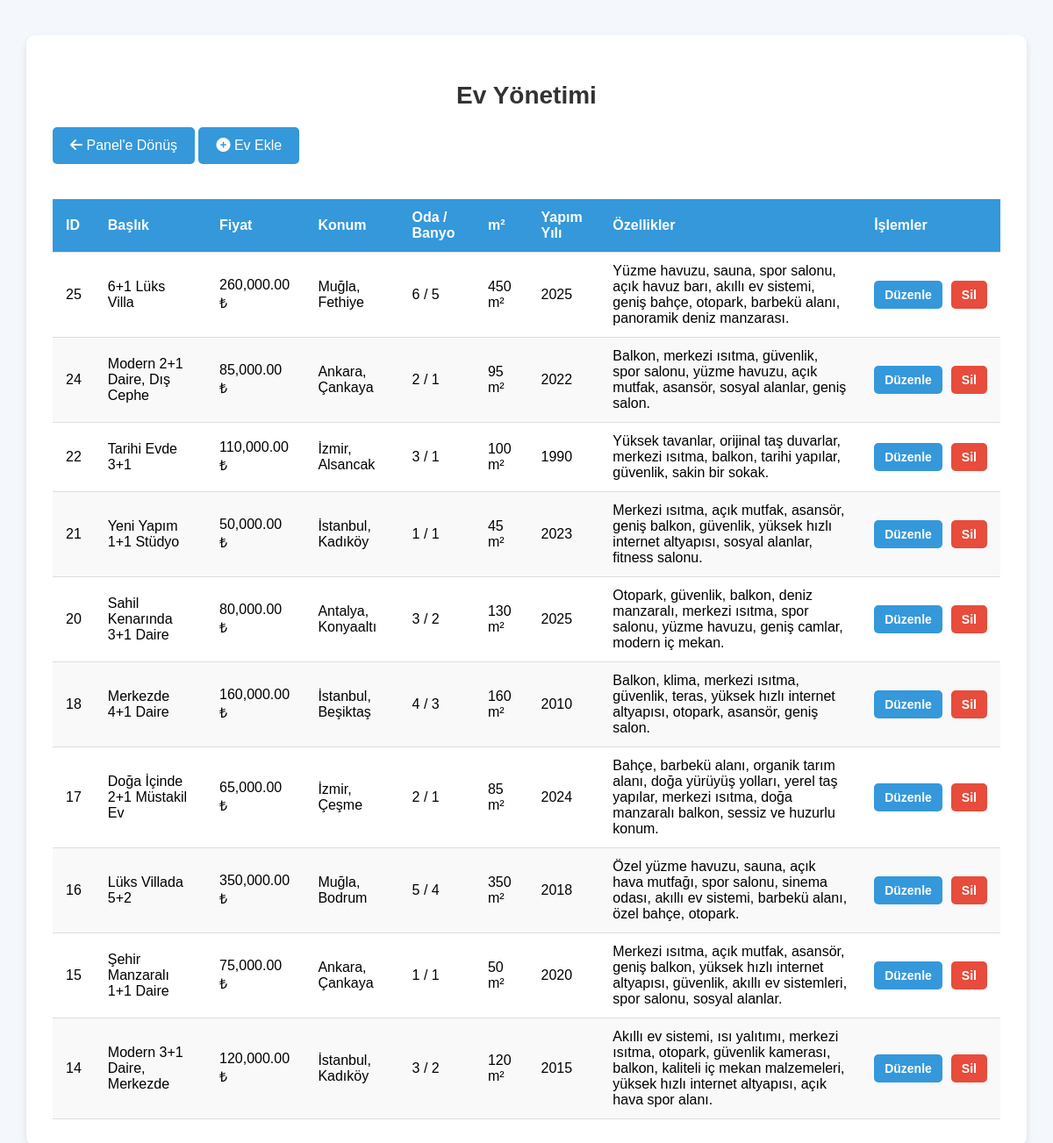
The page /admin/manage_houses.php (signed in) on the database its author committed.
### tables this page shows
CREATE TABLE `houses` (
  `id` int(11) NOT NULL,
  `user_id` int(11) NOT NULL,
  `title` varchar(255) NOT NULL,
  `description` text NOT NULL,
  `price` decimal(10,2) NOT NULL,
  `image` varchar(255) DEFAULT NULL,
  `created_at` timestamp NOT NULL DEFAULT current_timestamp(),
  `location` varchar(255) DEFAULT NULL,
  `size` int(11) DEFAULT NULL,
  `bedrooms` int(11) DEFAULT NULL,
  `bathrooms` int(11) DEFAULT NULL,
  `year_built` year(4) DEFAULT NULL,
  `features` text DEFAULT NULL,
  `status` varchar(20) DEFAULT 'available'
);

### admin/manage_houses.php (the view, shortened to what this page needs)
<?php
$conn = new mysqli("localhost", "root", "", "house_rental");
$sql = "SELECT * FROM houses ORDER BY created_at DESC";
$result = $conn->query($sql);
?>
<!DOCTYPE html>
<html lang="tr">
<head>
    <link rel="stylesheet" href="https://cdnjs.cloudflare.com/ajax/libs/font-awesome/6.0.0-beta3/css/all.min.css">
</head>
<body>
<div class="container">
    <h2>Ev Yönetimi</h2>
    <a href="./dashboard.php" class="button"><i class="fas fa-arrow-left"></i> Panel'e Dönüş</a>
    <a href="./add_house.php" class="button"><i class="fas fa-plus-circle"></i> Ev Ekle</a>
    <?php if ($result->num_rows > 0): ?>
        <div class="table-responsive">
            <table>
                <thead>
                    <tr>
                        <th>ID</th>
                        <th>Başlık</th>
                        <th>Fiyat</th>
                        <th>Konum</th>
                        <th>Oda / Banyo</th>
                        <th>m²</th>
                        <th>Yapım Yılı</th>
                        <th>Özellikler</th>
                        <th>İşlemler</th>
                    </tr>
                </thead>
                <tbody>
                    <?php while ($row = $result->fetch_assoc()): ?>
                        <tr>
                            <td><?= $row['id']; ?></td>
                            <td><?= htmlspecialchars($row['title']); ?></td>
                            <td><?= number_format($row['price'], 2); ?> ₺</td>
                            <td><?= htmlspecialchars($row['location']); ?></td>
                            <td><?= $row['bedrooms']; ?> / <?= $row['bathrooms']; ?></td>
                            <td><?= $row['size']; ?> m²</td>
                            <td><?= $row['year_built']; ?></td>
                            <td><?= htmlspecialchars($row['features']); ?></td>
                            <td>
                                <div class="actions">
                                    <a href="edit_house.php?id=<?= $row['id']; ?>" class="btn btn-info">Düzenle</a>
                                    <a href="delete_house.php?id=<?= $row['id']; ?>" class="btn btn-danger" onclick="return confirm('Bu evi silmek istediğinize emin misiniz?');">Sil</a>
                                </div>
                            </td>
                        </tr>
                    <?php endwhile; ?>
                </tbody>
            </table>
        </div>
    <?php else: ?>
        <div class="alert-warning">
            Henüz eklenmiş ev bulunmuyor.
        </div>
    <?php endif; ?>
</div>
</body>
</html>

### admin/manage_houses.php (style rules this page uses)
body { font-family: Arial, sans-serif; background-color: #f4f7fc; margin: 0; padding: 0; }
.container { width: 90%; max-width: 1200px; margin: 40px auto; background-color: #fff; padding: 30px; border-radius: 10px; box-shadow: 0 4px 8px rgba(0, 0, 0, 0.1); }
h2 { color: #333; font-size: 28px; margin-bottom: 20px; text-align: center; }
.button { background-color: #3498db; color: white; padding: 12px 20px; border: none; border-radius: 5px; text-decoration: none; display: inline-block; margin-bottom: 20px; }
.table-responsive { margin-top: 20px; }
table { width: 100%; border-collapse: collapse; }
th, td { padding: 12px 15px; text-align: left; border-bottom: 1px solid #ddd; }
th { background-color: #3498db; color: white; }
tr:nth-child(even) { background-color: #f9f9f9; }
td a { color: #3498db; text-decoration: none; font-weight: bold; }
.actions { display: flex; gap: 10px; }
.actions .btn { padding: 8px 12px; border-radius: 5px; font-size: 14px; text-decoration: none; color: white; }
.btn-info { background-color: #3498db; }
.btn-danger { background-color: #e74c3c; }

### rows shown on the page
houses: id "25", title "6+1 Lüks Villa", price "260,000.00", location "Muğla, Fethiye", bedrooms "6", bathrooms "5", size "450", year_built "2025", features "Yüzme havuzu, sauna, spor salonu, açık havuz barı, akıllı ev sistemi, geniş bahçe, otopark, barbekü alanı, panoramik deniz manzarası."
houses: id "24", title "Modern 2+1 Daire, Dış Cephe", price "85,000.00", location "Ankara, Çankaya", bedrooms "2", bathrooms "1", size "95", year_built "2022", features "Balkon, merkezi ısıtma, güvenlik, spor salonu, yüzme havuzu, açık mutfak, asansör, sosyal alanlar, geniş salon."
houses: id "22", title "Tarihi Evde 3+1", price "110,000.00", location "İzmir, Alsancak", bedrooms "3", bathrooms "1", size "100", year_built "1990", features "Yüksek tavanlar, orijinal taş duvarlar, merkezi ısıtma, balkon, tarihi yapılar, güvenlik, sakin bir sokak."
houses: id "21", title "Yeni Yapım 1+1 Stüdyo", price "50,000.00", location "İstanbul, Kadıköy", bedrooms "1", bathrooms "1", size "45", year_built "2023", features "Merkezi ısıtma, açık mutfak, asansör, geniş balkon, güvenlik, yüksek hızlı internet altyapısı, sosyal alanlar, fitness salonu."
houses: id "20", title "Sahil Kenarında 3+1 Daire", price "80,000.00", location "Antalya, Konyaaltı", bedrooms "3", bathrooms "2", size "130", year_built "2025", features "Otopark, güvenlik, balkon, deniz manzaralı, merkezi ısıtma, spor salonu, yüzme havuzu, geniş camlar, modern iç mekan."
houses: id "18", title "Merkezde 4+1 Daire", price "160,000.00", location "İstanbul, Beşiktaş", bedrooms "4", bathrooms "3", size "160", year_built "2010", features "Balkon, klima, merkezi ısıtma, güvenlik, teras, yüksek hızlı internet altyapısı, otopark, asansör, geniş salon."
houses: id "17", title "Doğa İçinde 2+1 Müstakil Ev", price "65,000.00", location "İzmir, Çeşme", bedrooms "2", bathrooms "1", size "85", year_built "2024", features "Bahçe, barbekü alanı, organik tarım alanı, doğa yürüyüş yolları, yerel taş yapılar, merkezi ısıtma, doğa manzaralı balkon, sessiz ve huzurlu konum."
houses: id "16", title "Lüks Villada 5+2", price "350,000.00", location "Muğla, Bodrum", bedrooms "5", bathrooms "4", size "350", year_built "2018", features "Özel yüzme havuzu, sauna, açık hava mutfağı, spor salonu, sinema odası, akıllı ev sistemi, barbekü alanı, özel bahçe, otopark."
houses: id "15", title "Şehir Manzaralı 1+1 Daire", price "75,000.00", location "Ankara, Çankaya", bedrooms "1", bathrooms "1", size "50", year_built "2020", features "Merkezi ısıtma, açık mutfak, asansör, geniş balkon, yüksek hızlı internet altyapısı, güvenlik, akıllı ev sistemleri, spor salonu, sosyal alanlar."
houses: id "14", title "Modern 3+1 Daire, Merkezde", price "120,000.00", location "İstanbul, Kadıköy", bedrooms "3", bathrooms "2", size "120", year_built "2015", features "Akıllı ev sistemi, ısı yalıtımı, merkezi ısıtma, otopark, güvenlik kamerası, balkon, kaliteli iç mekan malzemeleri, yüksek hızlı internet altyapısı, açık hava spor alanı."
